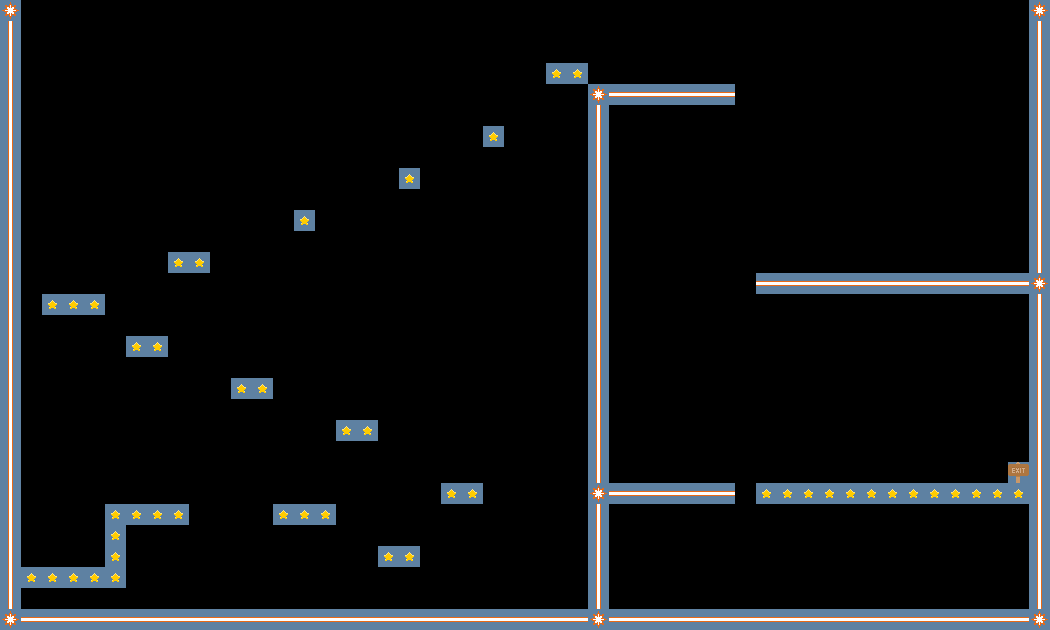

This game map was drawn from its Tiled (.tmx) file and the tilesets committed beside it. A one-line description and the trimmed map source follow:
An orthogonal 50x30 tile map with 21x21 px tiles, 1 tile layer (Tile Layer 1).

<map version="1.0" orientation="orthogonal" renderorder="right-down" width="50" height="30" tilewidth="21" tileheight="21" nextobjectid="1">
 <tileset firstgid="1" name="spritesheet" tilewidth="21" tileheight="21" spacing="2" margin="2">
  <image source="spritesheet.png" width="692" height="692" />
 </tileset>
 <layer name="Tile Layer 1" width="50" height="30">
  <data>[1500 cells, 206 non-empty, 5 distinct tile ids]</data>
 </layer>
</map>
